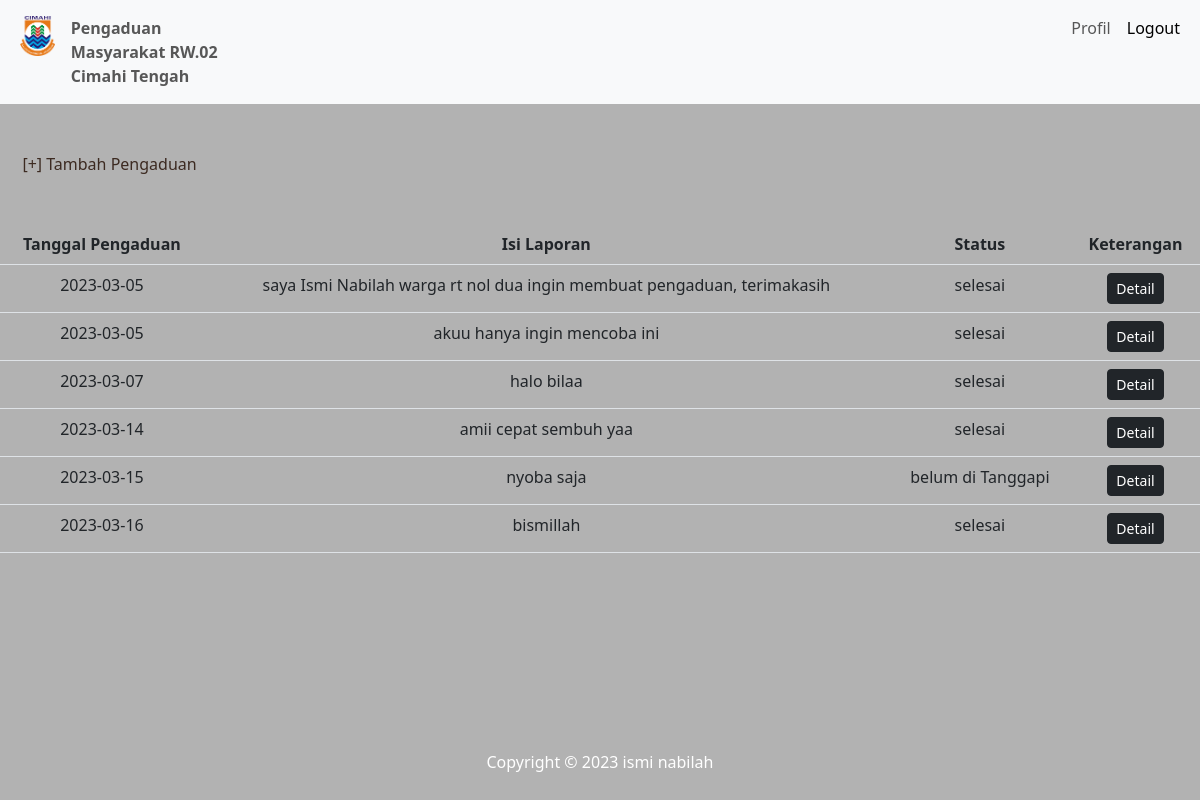
The page /masyarakat/tampil_pengaduan_ismi.php (signed in) on the database its author committed.
### tables this page shows
CREATE TABLE `tb_pengaduan_ismi` (
  `id_pengaduan_ismi` int(11) NOT NULL,
  `tgl_pengaduan_ismi` date NOT NULL,
  `nik_ismii` char(16) NOT NULL,
  `isi_laporan_ismi` text NOT NULL,
  `foto_ismi` varchar(255) NOT NULL,
  `status_ismi` enum('0','proses','selesai') NOT NULL
);

### masyarakat/tampil_pengaduan_ismi.php (the view, shortened to what this page needs)
<!DOCTYPE html>
<html lang="en">
<head>
    <link rel="stylesheet" href="../assets/bootstrap-5.3.0-alpha1-dist/css/bootstrap.min.css">
</head>
<body>
    <nav class="navbar navbar-expand-lg bg-body-tertiary">
        <div class="container-fluid">
            <div class="collapse navbar-collapse" id="navbarNavAltMarkup">
                <div class="navbar-nav">
                    <a class="nav-link" aria-current="page"><img src="../ismi_logo.jpg" class="max-h-50px logo-default" style="max-height: 40px" /></a>
                    <a class="nav-link"><b>Pengaduan Masyarakat RW.02 Cimahi Tengah</b></a>
                    <a class="nav-link" style="margin-left: 52rem;" href="profil_masyarakat_ismi.php">Profil</a>
                    <a class="nav-link active" href="../logout_ismi.php">Logout</a>
                </div>
            </div>
        </div>
    </nav><br>
    <br>
    <?php
    include '../koneksi.php';
    $nik = @$_SESSION['nik_masyarakat_ismi'];
    $sql = "SELECT * FROM tb_pengaduan_ismi WHERE nik_ismii=$nik";
    $role = mysqli_query($conn, $sql);
    ?>
    <nav>
        <a href="masyarakat_ismi.php" style="margin-left: 1.4rem;">[+] Tambah Pengaduan</a>
    </nav>
    <br><br>
    <center>
        <table class="table">
            <thead>
                <tr>
                    <th>Tanggal Pengaduan</th>
                    <th>Isi Laporan</th>
                    <th>Status</th>
                    <th>Keterangan</th>
                </tr>
            </thead>
            <tbody>
                <?php while ($row = mysqli_fetch_array($role)){ ?>
                    <tr>
                        <td><?= $row["tgl_pengaduan_ismi"]; ?></td>
                        <td><?= $row["isi_laporan_ismi"]; ?></td>
                        <?php
                        if ($row["status_ismi"] === '0') { ?>
                            <td>belum di Tanggapi</td>
                        <?php
                        } else { ?>
                            <td><?= $row["status_ismi"]; ?></td>
                        <?php
                        }
                        ?>
                        <td>
                            <a href="detail_m_ismi.php?id=<?= $row['id_pengaduan_ismi']; ?>" class="btn btn-dark btn-sm">Detail</a>
                        </td>
                    </tr>
                <?php } ?>
            </tbody>
        </table>
    </center>
</body>
<footer>
    <p>Copyright &copy; 2023 ismi nabilah</p>
</footer>
</html>

### masyarakat/tampil_pengaduan_ismi.php (style rules this page uses)
body { background-color: #B2B2B2; color: #3C2A21; }
nav a { text-decoration: none; color: #3C2A21; }
table { text-align: center; }
footer { background: #B2B2B2; display: flex; padding: 10px; justify-content: center; align-items: center; position: fixed; bottom: 0; left: 0; right: 0; }
p { color: white; }

### rows shown on the page
tb_pengaduan_ismi: tgl_pengaduan_ismi "2023-03-05", isi_laporan_ismi "saya Ismi Nabilah warga rt nol dua ingin membuat pengaduan, terimakasih", status_ismi "selesai"
tb_pengaduan_ismi: tgl_pengaduan_ismi "2023-03-05", isi_laporan_ismi "akuu hanya ingin mencoba ini", status_ismi "selesai"
tb_pengaduan_ismi: tgl_pengaduan_ismi "2023-03-07", isi_laporan_ismi "halo bilaa", status_ismi "selesai"
tb_pengaduan_ismi: tgl_pengaduan_ismi "2023-03-14", isi_laporan_ismi "amii cepat sembuh yaa", status_ismi "selesai"
tb_pengaduan_ismi: tgl_pengaduan_ismi "2023-03-15", isi_laporan_ismi "nyoba saja", status_ismi "belum di Tanggapi"
tb_pengaduan_ismi: tgl_pengaduan_ismi "2023-03-16", isi_laporan_ismi "bismillah", status_ismi "selesai"
